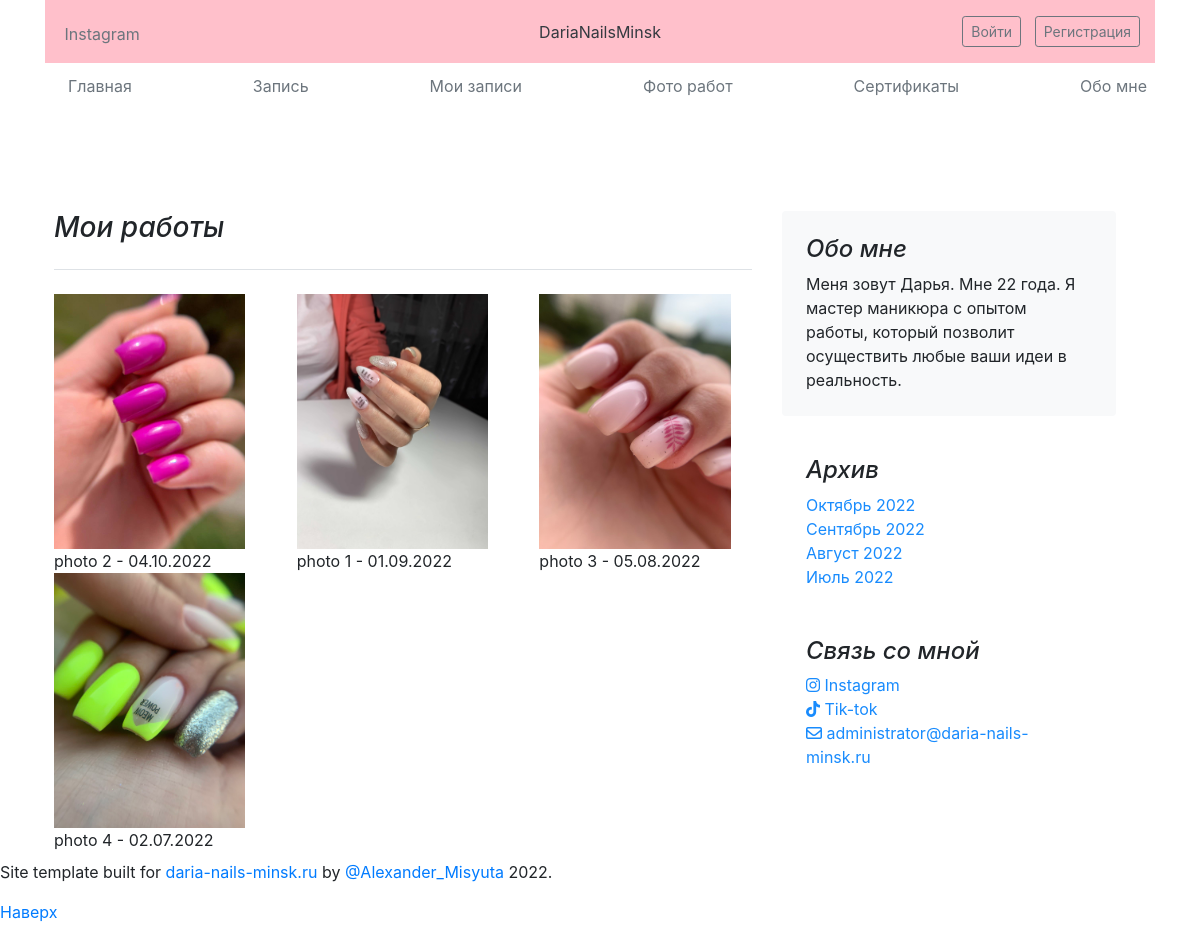
The page /my_works/ on the database its author committed.
### main/models.py (models this page shows, shortened)
class MyWorks(models.Model):
    title = models.CharField(max_length=100, verbose_name='Название работы')
    photo = models.ImageField(upload_to='photos/%Y/%m/%d/', verbose_name='Фото работы', null=True, blank=True)
    date = models.DateField(verbose_name='Дата', null=True, blank=True)
    is_active = models.BooleanField(verbose_name='Опубликовать', default=True)
    class Meta:
        verbose_name = 'Работа'
        verbose_name_plural = 'Мои работы'
        ordering = ['-date', 'title']

### main/views.py (the view)
# urls.py: path('my_works/', MyWorksCreateView.as_view(), name='my_works'),
class MyWorksCreateView(CreateView):
    form_class = MyWorksCreateForm
    template_name = 'main/my_works.html'
    success_url = reverse_lazy('my_works')
    def get_context_data(self, **kwargs):
        context = super().get_context_data(**kwargs)
        month_my_work = month_my_works()
        context['title'] = 'Мои работы'
        context['title_body'] = 'Мои работы'
        context['title_block'] = 'Создать новую работу\n(Эту форму не видят пользователи)'
        context['month_my_work'] = month_my_work
        context['no_posts'] = 'Мастер еще не загрузил фото!'
        if not self.request.user.is_staff:
            context['posts'] = MyWorks.objects.filter(is_active=True)
        else:
            context['posts'] = MyWorks.objects.all()
        return context

### main/views.py (called while the page is built)
def month_my_works():
    month_my_work = []
    posts = MyWorks.objects.filter(is_active=True)
    for el in posts:
        d = el.date
        d = str(d).split('-')
        deadline = datetime.strptime(f'{d[0]}-{d[1]}-1', "%Y-%m-%d")
        month_my_work.append(deadline)
    month_my_work = set(month_my_work)
    month_my_work = list(month_my_work)
    month_my_work.sort(reverse=True)
    return month_my_work

### main/templates/main/my_works.html (shortened to what this page needs)
{% extends 'main/base.html' %}
{% load static %}
{% block body %}
<link rel="stylesheet" href="https://stackpath.bootstrapcdn.com/bootstrap/5.0.0-alpha2/css/bootstrap.min.css">
<link rel="stylesheet" href="https://cdn.jsdelivr.net/npm/bootstrap@4.6.2/dist/css/bootstrap.min.css">
{% if not error %}
    {% if posts %}
        <div class="row">
            <div class="col-sm">
                {% for el in posts|slice:"::3" %}
                    <img src="{{ el.photo.url }}" width="90%"><br>{{ el.title }} - {{ el.date|date:"d.m.Y" }}
                <br>
                {% endfor %}
            </div>
            <div class="col-sm">
                {% for el in posts|slice:"1::3" %}
                    <img src="{{ el.photo.url }}" width="90%"><br>{{ el.title }} - {{ el.date|date:"d.m.Y" }}
                <br>
                {% endfor %}
            </div>
            <div class="col-sm">
                {% for el in posts|slice:"2::3" %}
                    <img src="{{ el.photo.url }}" width="90%"><br>{{ el.title }} - {{ el.date|date:"d.m.Y" }}
                <br>
                {% endfor %}
            </div>
        </div>
    {% else %}
        <h5 class="mb-4 fst-italic">{{ no_posts }}</h5>
    {% endif %}
{% else %}
    <h4 class="mb-4 fst-italic">Ошибка доступа</h4>
{% endif %}
{% endblock %}

### rows shown on the page
MyWorks: photo (picture), title "photo 2", date "04.10.2022"
MyWorks: photo (picture), title "photo 4", date "02.07.2022"
MyWorks: photo (picture), title "photo 1", date "01.09.2022"
MyWorks: photo (picture), title "photo 3", date "05.08.2022"

### other values the page prints
{{ title_body }} "Мои работы"
{{ el|date:"F Y" }} "Октябрь 2022" "Сентябрь 2022" "Август 2022" "Июль 2022"
